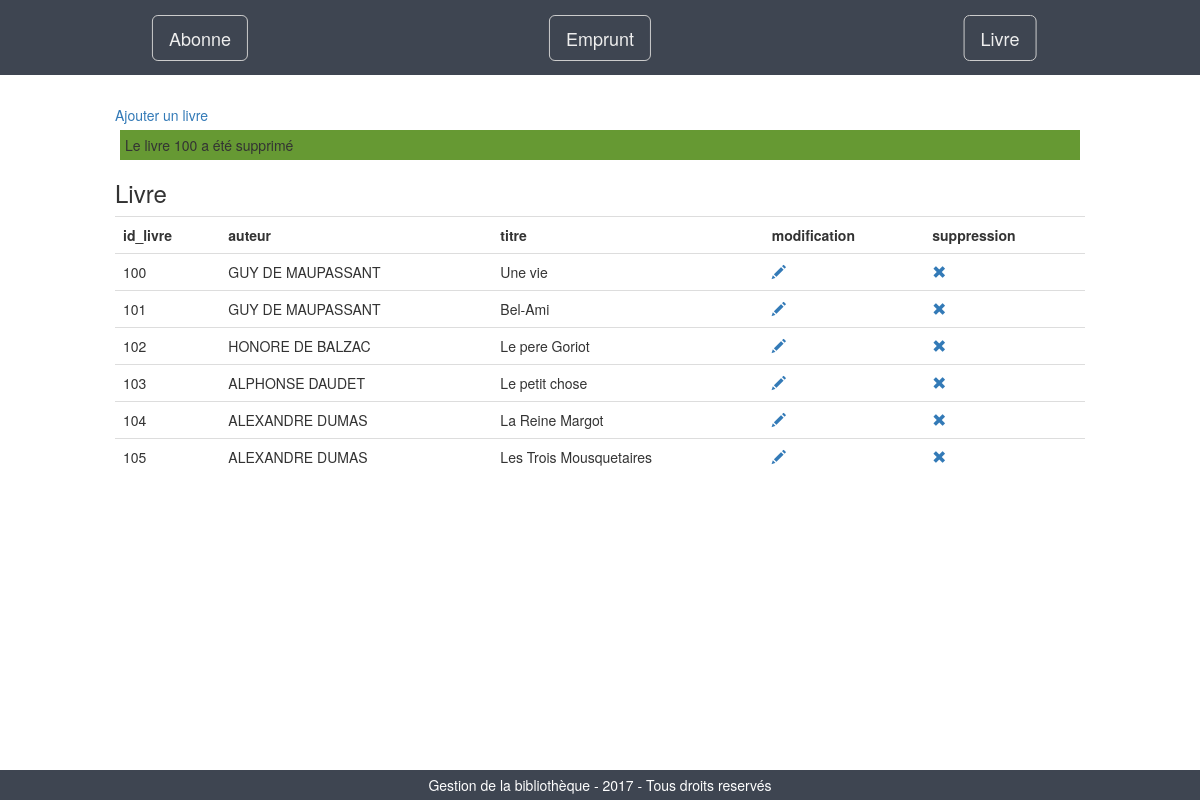
The app's page /?action=suppression_livre&id_livre=100 with its own data.
### tables this page shows
CREATE TABLE `livre` (
  `id_livre` int(3) NOT NULL AUTO_INCREMENT,
  `auteur` varchar(25) NOT NULL,
  `titre` varchar(50) NOT NULL,
  PRIMARY KEY (`id_livre`)
);

### inc/livre.inc.php (the view, shortened to what this page needs)
<?php
if (isset($_GET['action']) && $_GET['action']==='suppression_livre') {
	$message.="<div class=\"success\">Le livre $_GET[id_livre] a été supprimé</div>";
}
if (isset($_GET['table']) && $_GET['table'] === 'livre') {
$livre=$pdo->prepare("SELECT * FROM livre");
$livre->execute();
$content.= '<a href="?action=ajout_livre">Ajouter un livre</a>';
$content.=$message;
$content.= "<h3>Livre</h3>";
$content.= "<table class=\"table table-hover\">";
$content.= "<tr>";
for ($i=0; $i<$livre->columnCount(); $i++) {
	$column=$livre->getColumnMeta($i);
	$content.= "<th>$column[name]</th>";
}
$content.= "<th>modification</th>";
$content.= "<th>suppression</th>";
$content.= "</tr>";
while ($array_livre=$livre->fetch(PDO::FETCH_ASSOC)) {
	$content.= "<tr>";
	foreach ($array_livre as $key => $value) {
		$content.= "<td>$value</td>";
	}
$content.= '<td><a href="?action=modification_livre&id_livre='.$array_livre['id_livre'].'"><span class="glyphicon glyphicon-pencil"></span></a></td>';
$content.= '<td><a href="?action=suppression_livre&id_livre='.$array_livre['id_livre'].'"><span class="glyphicon glyphicon-remove"></span></a></td>';
$content.= "</tr>";
}
$content.= "</table>";
}
?>

### css/style.css (style rules this page uses)
html { position:relative; min-height: 100%; }
.success { background: #669933; padding: 5px; margin: 5px; }

### records on screen
livre: id_livre "100", auteur "GUY DE MAUPASSANT", titre "Une vie"
livre: id_livre "101", auteur "GUY DE MAUPASSANT", titre "Bel-Ami"
livre: id_livre "102", auteur "HONORE DE BALZAC", titre "Le pere Goriot"
livre: id_livre "103", auteur "ALPHONSE DAUDET", titre "Le petit chose"
livre: id_livre "104", auteur "ALEXANDRE DUMAS", titre "La Reine Margot"
livre: id_livre "105", auteur "ALEXANDRE DUMAS", titre "Les Trois Mousquetaires"

### other values on screen
$_GET[id_livre] "100"
$column[name] "id_livre"
$column[name] "auteur"
$column[name] "titre"
